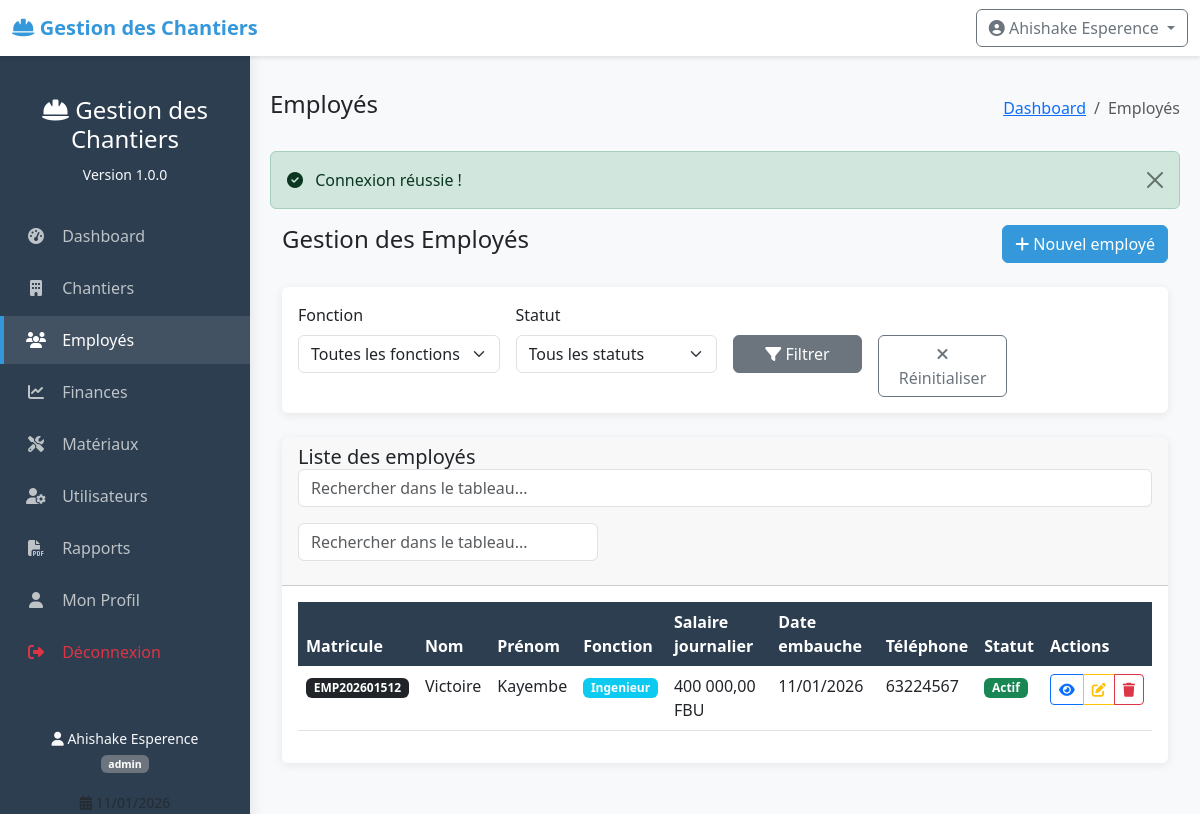
Page /index.php?controller=employe&action=index (signed in) on the earlier database version.
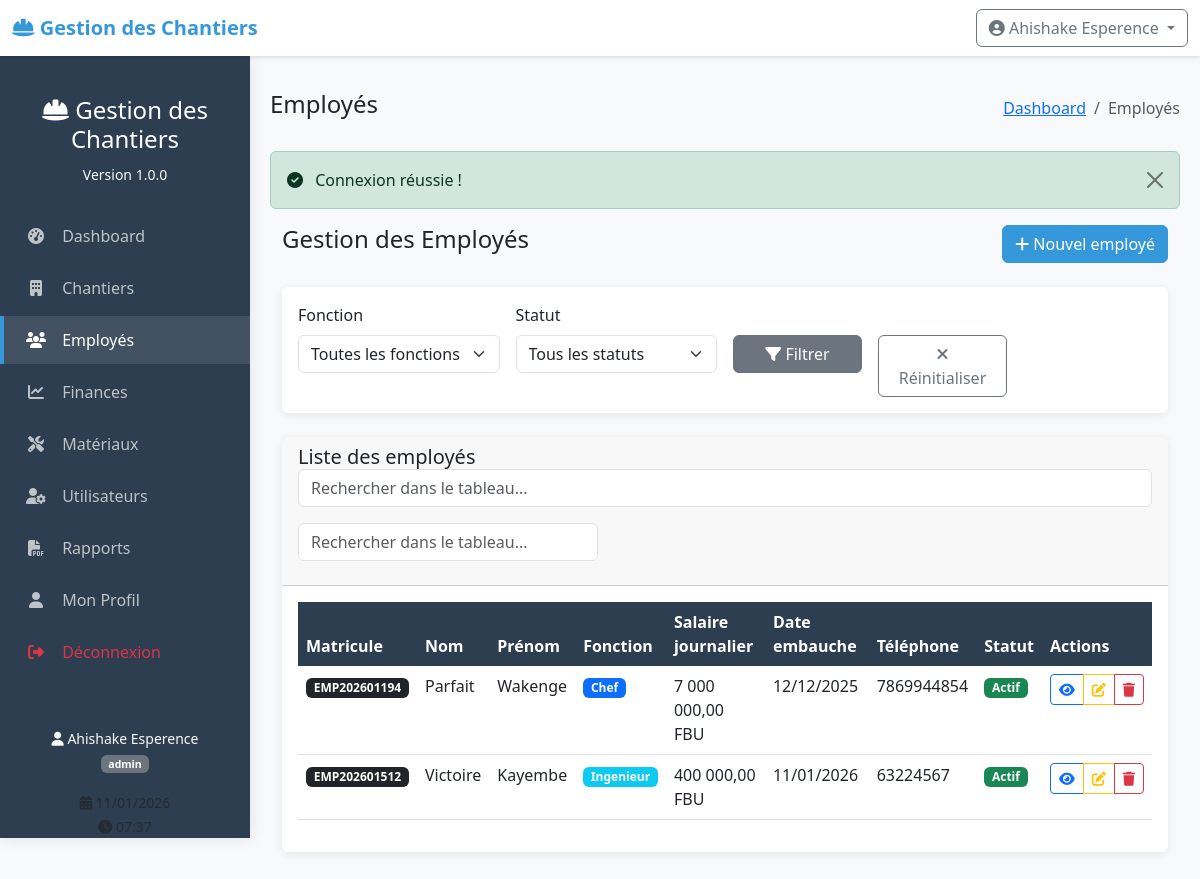
Same page on the later database version.
### tables this page shows
CREATE TABLE employes (
    id INTEGER PRIMARY KEY AUTOINCREMENT,
    matricule VARCHAR(20) UNIQUE NOT NULL,
    nom VARCHAR(100) NOT NULL,
    prenom VARCHAR(100) NOT NULL,
    email VARCHAR(150) UNIQUE,
    telephone VARCHAR(20),
    fonction VARCHAR(50) NOT NULL CHECK(fonction IN ('chef', 'ouvrier', 'ingenieur')),
    salaire_journalier DECIMAL(8,2) NOT NULL,
    date_embauche DATE NOT NULL,
    statut VARCHAR(20) DEFAULT 'actif' CHECK(statut IN ('actif', 'inactif', 'congé')),
    created_at DATETIME DEFAULT CURRENT_TIMESTAMP
);

### index.php (called while the page is built, shortened)
<?php
$controller = $_GET['controller'] ?? 'dashboard';
$action = $_GET['action'] ?? 'index';
$controllerInstance = new $controllerClass();
$id = $_GET['id'] ?? null;
if ($id !== null) {
    $data = $controllerInstance->$action($id);
} else {
    $data = $controllerInstance->$action();
}
$viewFolders = [
    'dashboard' => 'dashboard',
    'chantier' => 'chantiers',
    'employe' => 'employes',
    'materiau' => 'materiaux',
    'finance' => 'finances',
    'user' => 'users',
    'rapport' => 'repports'
];
$viewFolder = $viewFolders[$controller] ?? 'dashboard';
$viewFile = __DIR__ . '/views/' . $viewFolder . '/' . $action . '.php';
require_once $viewFile;

### models/Employe.php (called while the page is built, shortened)
<?php
class Employe {
    private $db;
    public function __construct() {
        $this->db = Database::getInstance()->getConnection();
    }
    public function getAll($filters = []) {
        $sql = "SELECT * FROM employes WHERE 1=1";
        $params = [];
        $sql .= " ORDER BY nom, prenom";
        $stmt = $this->db->prepare($sql);
        $stmt->execute($params);
        return $stmt->fetchAll();
    }
}
?>

### config/database.php (called while the page is built, shortened)
<?php
class Database {
    private static $instance = null;
    private $connection;
    private function __construct() {
        try {
            $this->connection = new PDO('sqlite:' . dirname(__DIR__) . '/data/chantiers.db');
            $this->connection->setAttribute(PDO::ATTR_ERRMODE, PDO::ERRMODE_EXCEPTION);
            $this->connection->setAttribute(PDO::ATTR_DEFAULT_FETCH_MODE, PDO::FETCH_ASSOC);
            $this->connection->exec('PRAGMA foreign_keys = ON');
        } catch(PDOException $e) {
            die("Erreur de connexion : " . $e->getMessage());
        }
    }
    public static function getInstance() {
        if (self::$instance == null) {
            self::$instance = new Database();
        }
        return self::$instance;
    }
    public function getConnection() {
        return $this->connection;
    }
}
?>

### controllers/EmployeController.php (called while the page is built, shortened)
<?php
require_once __DIR__ . '/../models/Employe.php';
class EmployeController {
    private $employeModel;
    public function __construct() {
        $this->employeModel = new Employe();
    }
    public function index() {
        $filters = [];
        $employes = $this->employeModel->getAll($filters);
        return [
            'employes' => $employes,
            'filters' => $filters
        ];
    }
}
?>

### views/employes/index.php (the view, shortened to what the rows shown need)
<?php
include __DIR__ . '/../../includes/header.php';
$data = $GLOBALS['data'] ?? [];
$employes = $data['employes'] ?? [];
?>
<div class="container-fluid">
    <div class="card">
        <div class="card-body">
            <?php if (empty($employes)): ?>
            <div class="alert alert-info">
                <i class="fas fa-info-circle"></i> Aucun employé trouvé.
            </div>
            <?php else: ?>
            <div class="table-responsive">
                <table class="table table-hover" id="tableEmployes">
                    <thead>
                        <tr>
                            <th>Matricule</th>
                            <th>Nom</th>
                            <th>Prénom</th>
                            <th>Fonction</th>
                            <th>Salaire journalier</th>
                            <th>Date embauche</th>
                            <th>Téléphone</th>
                            <th>Statut</th>
                            <th>Actions</th>
                        </tr>
                    </thead>
                    <tbody>
                        <?php foreach ($employes as $employe): ?>
                        <tr>
                            <td>
                                <span class="badge bg-dark"><?php echo htmlspecialchars($employe['matricule']); ?></span>
                            </td>
                            <td><?php echo htmlspecialchars($employe['nom']); ?></td>
                            <td><?php echo htmlspecialchars($employe['prenom']); ?></td>
                            <td>
                                <span class="badge
                                    <?php echo $employe['fonction'] == 'chef' ? 'bg-primary' :
                                           ($employe['fonction'] == 'ingenieur' ? 'bg-info' : 'bg-secondary'); ?>">
                                    <?php echo ucfirst($employe['fonction']); ?>
                                </span>
                            </td>
                            <td><?php echo number_format($employe['salaire_journalier'], 2, ',', ' '); ?> FBU</td>
                            <td><?php echo date('d/m/Y', strtotime($employe['date_embauche'])); ?></td>
                            <td><?php echo htmlspecialchars($employe['telephone'] ?? 'N/A'); ?></td>
                            <td>
                                <span class="badge
                                    <?php echo $employe['statut'] == 'actif' ? 'bg-success' :
                                           ($employe['statut'] == 'congé' ? 'bg-warning' : 'bg-danger'); ?>">
                                    <?php echo ucfirst($employe['statut']); ?>
                                </span>
                            </td>
                            <td>
                                <div class="btn-group btn-group-sm" role="group">
                                    <a href="index.php?controller=employe&action=view&id=<?php echo $employe['id']; ?>"
                                       class="btn btn-outline-primary" title="Voir">
                                        <i class="fas fa-eye"></i>
                                    </a>
                                    <?php if ($_SESSION['role'] == 'admin' || $_SESSION['role'] == 'chef'): ?>
                                    <a href="index.php?controller=employe&action=edit&id=<?php echo $employe['id']; ?>"
                                       class="btn btn-outline-warning" title="Modifier">
                                        <i class="fas fa-edit"></i>
                                    </a>
                                    <?php endif; ?>
                                    <?php if ($_SESSION['role'] == 'admin'): ?>
                                    <a href="index.php?controller=employe&action=delete&id=<?php echo $employe['id']; ?>"
                                       class="btn btn-outline-danger btn-delete" title="Supprimer">
                                        <i class="fas fa-trash"></i>
                                    </a>
                                    <?php endif; ?>
                                </div>
                            </td>
                        </tr>
                        <?php endforeach; ?>
                    </tbody>
                </table>
            </div>
            <?php endif; ?>
        </div>
    </div>
</div>
<?php include __DIR__ . '/../../includes/footer.php'; ?>

Differences in the rows shown:
added employes: matricule "EMP202601194", nom "Parfait", prenom "Wakenge", fonction "Chef", salaire_journalier "7 000 000,00", date_embauche "12/12/2025", telephone "7869944854", statut "Actif"
